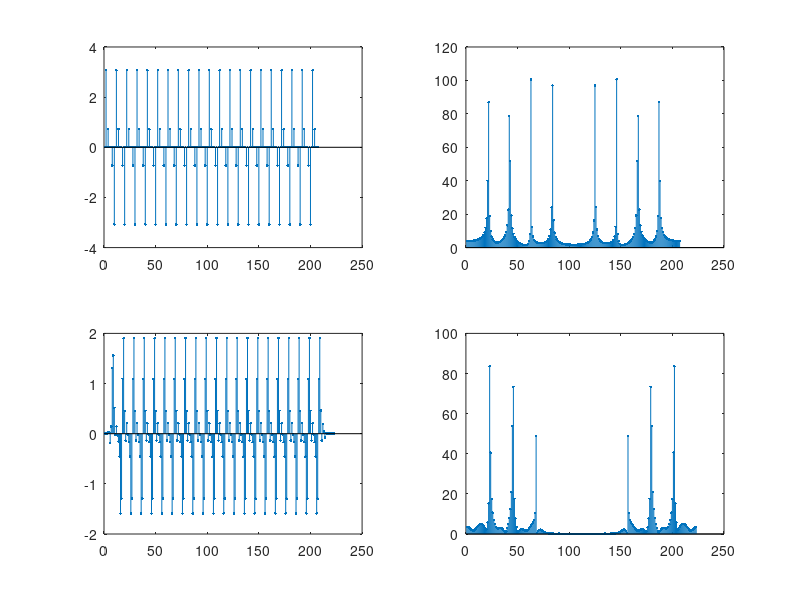

Write the MATLAB code that produced this figure.
Fs = 50;
N = 256;
wp = 2*pi*10/Fs;
ws = 2*pi*20/Fs;
ap = 1;
as = 30;
t = 1:1/Fs:N/Fs;
y = sin(2*pi*10*t)+sin(2*pi*15*t)+sin(2*pi*5*t)+sin(2*pi*20*t);
subplot(2,2,1)
stem(y,'.');
subplot(2,2,2)
stem(abs(fft(y)),'.');
wc = (wp+ws)/2;
Bt = ws-wp;
N1 = ceil(6.2*pi/Bt);
a = (N1-1)/2;
n = 1:N1+1;
wn = hanning(N1+1)';
hn = sin(wc*(n-a))./(pi*(n-a)).*wn;
y = conv(y,hn);
subplot(2,2,3)
stem(y,'.');
subplot(2,2,4)
stem(abs(fft(y)),'.');